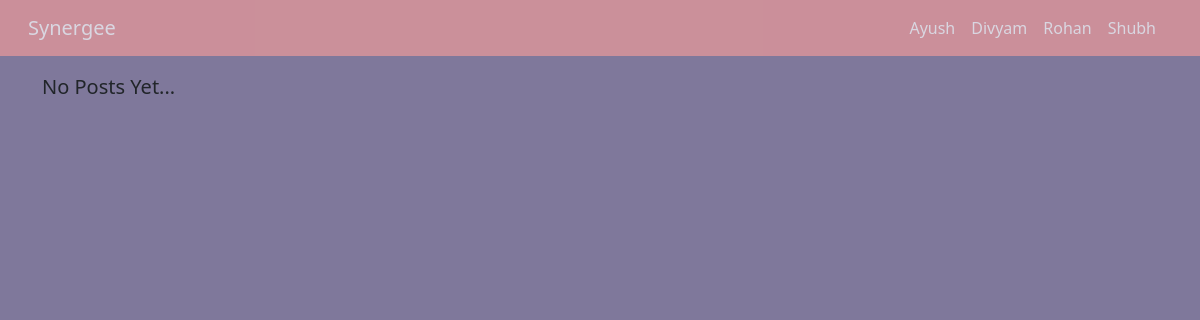
/blog/3/4/, run on an earlier commit of the app's database.
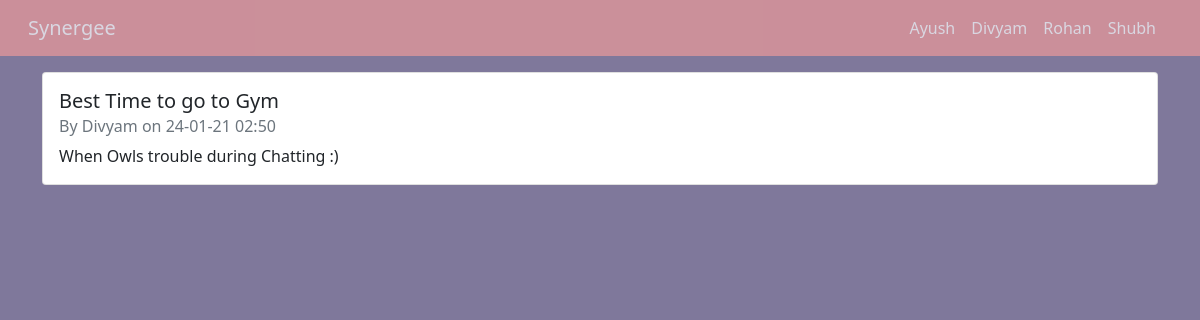
And on a later commit of the database.
### group/models.py (models this page shows, shortened)
class Member(models.Model):
    first_name = models.CharField(max_length=56)
    last_name = models.CharField(max_length=56)
    image = models.URLField()
    email = models.EmailField(max_length=56)
    interests = models.ManyToManyField(Interest)
    github_url = models.URLField(blank=True,null=True)
    linkedin_url = models.URLField(blank=True,null=True)
    resume_url = models.URLField(blank=True,null=True)
    class Meta:
        ordering = ('first_name',)

### blog/models.py (models this page shows, shortened)
class Post(models.Model):
    author = models.ForeignKey(Member,on_delete=models.CASCADE)
    category = models.ForeignKey(Interest,on_delete=models.CASCADE)
    title = models.CharField(max_length=128)
    content = models.TextField()
    created_at = models.DateTimeField(auto_now_add=True)
    class Meta:
        ordering = ('-created_at',)

### blog/views.py (the view)
# urls.py: path('<int:author_id>/<int:category_id>/',views.ListPost.as_view(),name='list-post'),
class ListPost(View):
    def get(self,request,author_id,category_id):
        posts = Post.objects.filter(author_id=author_id,category_id=category_id)
        members = Member.objects.all()
        context = {
            'posts':posts,
            'members':members
        }
        return render(request,'blog/list-posts.html',context)

### blog/templates/blog/list-posts.html
{% extends 'base.html' %}
{% block content %}
<div class="container">
    <div class="row">
        {% for post in posts %}
        <div class="col-lg-12">
            <div class="card mb-3" style="width: 75%rem;">
                <div class="card-body">
                  <h5 class="card-title">{{post.title}}</h5>
                  <h6 class="card-subtitle mb-2 text-muted">By {{post.author.first_name}} on {{post.created_at|date:'d-m-y H:i'}}</h6>
                  <p class="card-text">{{post.content}}</p>
                </div>
              </div>
        </div>
        {% empty %}
        <p class="lead">No Posts Yet...</p>
        {% endfor %}
    </div>
</div>
{% endblock %}

### templates/base.html (shortened to what this page needs)
<!doctype html>
{% load static %}
<html lang="en">
<head>
  <link href="https://cdn.jsdelivr.net/npm/bootstrap@5.0.0-beta1/dist/css/bootstrap.min.css" rel="stylesheet">
  <link rel="stylesheet" href="{% static 'css/style.css' %}">
</head>
<body>
  <nav class="navbar navbar-expand-lg navbar-dark">
    <div class="container-fluid">
      <a class="navbar-brand ms-3" href="{% url 'list-profile' %}">Synergee</a>
      <div class="collapse navbar-collapse" id="navbarSupportedContent">
        <ul class="navbar-nav ms-auto me-4 mb-2 mb-lg-0">
          {% for member in members %}
          <li class="nav-item">
            <a class="nav-link active" aria-current="page"
              href="{% url 'detail-profile' member.id %}">{{member.first_name|capfirst}}</a>
          </li>
          {% endfor %}
      </div>
    </div>
  </nav>
  <div class="mt-3">
    {% block content %} {% endblock %}
  </div>
</body>
</html>

What changed in the data, as far as the page shows it:
added Post: title "Best Time to go to Gym", author.first_name "Divyam", created_at "24-01-21 02:50", content "When Owls trouble during Chatting :)"
Also different on the page:
text no longer shown: "No Posts Yet..."
